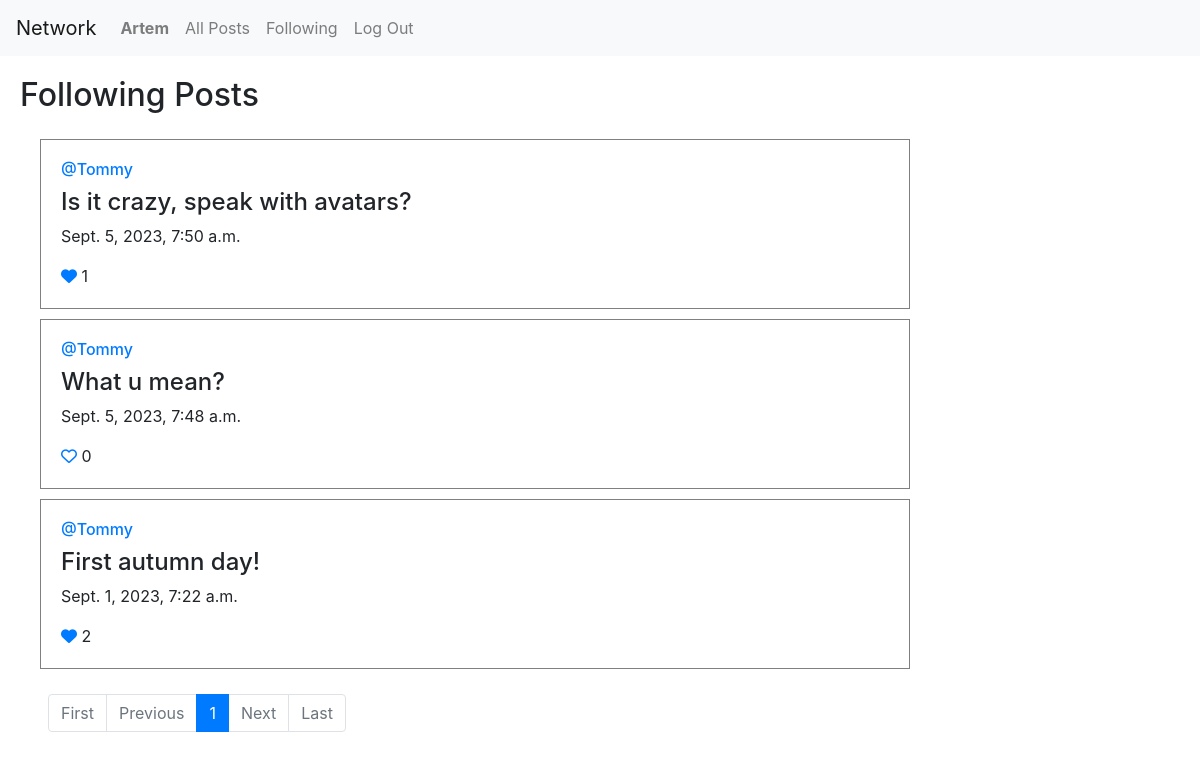
Page /following (signed in) on the committed database.
### network/models.py (models this page shows, shortened)
class User(AbstractUser):
    pass

class Post(models.Model):
    content = models.TextField(max_length=200)
    user = models.ForeignKey(User, on_delete=models.CASCADE, related_name='author')
    date = models.DateTimeField(auto_now_add=True)
    likes = models.ManyToManyField(User, related_name='post_likes', blank=True)
    def number_of_likes(self):
        return self.likes.count()

### network/views.py (the view)
# urls.py: path("following", views.following, name="following"),
def following(request):
    currentUser = User.objects.get(pk=request.user.id)
    following_users = Follow.objects.filter(user=currentUser)
    allPosts = Post.objects.all().order_by("id").reverse()
    following_posts = []
    for post in allPosts:
        for fuser in following_users:
            if fuser.user_follower == post.user:
                following_posts.append(post)
    paginator = Paginator(following_posts, posts_per_page)
    page_number = request.GET.get('page')
    page_posts = paginator.get_page(page_number)
    a_f_posts = len(following_posts)
    return render(request, "network/following.html", {
        "page_posts": page_posts,
        "a_f_posts": a_f_posts
        })

### network/templates/network/following.html (shortened to what this page needs)
{% extends "network/layout.html" %}
{% block body %}
    <h2>Following Posts</h2>
    <div class="all-posts">
        {% for post in page_posts %}
            <div class="my-post">
                <h6 class="username" ><a href="{% url 'profile' user_id=post.user.id %}">@{{ post.user }}</a></h6>
                <h4 class="my-content">{{ post.content }}</h4>
                <p class="date">{{ post.date }}</p>
                {% if user.is_authenticated %}
                    {% if user == post.user %}
                        <a href="" class="card-link {% if post.number_of_likes > 0 %} fas {%else%} far {% endif %} fa-heart"></a>
                        {{ post.number_of_likes }}
                    {% else %}
                        {% if user in post.likes.all %}
                            <a href="{% url 'like' post.id %}" class="card-link fas fa-heart"></a>
                        {% else %}
                            <a href="{% url 'like' post.id %}" class="card-link far fa-heart"></a>
                        {% endif %}
                        <a id="likes_counter">{{ post.number_of_likes }}</a>
                    {% endif %}
                {% endif %}
            </div>
        {% endfor %}
    </div>
    <nav aria-label="Page navigation example">
      <ul class="pagination mx-5">
        {% if page_posts.has_previous %}
            <li class="page-item"><a class="page-link" href="?page=1">First</a></li>
            <li class="page-item"><a class="page-link" href="?page={{ page_posts.previous_page_number }}">Previous</a></li>
        {% else %}
            <li class="page-item disabled"><a class="page-link">First</a></li>
            <li class="page-item disabled"><a class="page-link">Previous</a></li>
        {% endif %}
        {% for pg in page_posts.paginator.page_range %}
        {% if pg == page_posts.number %}
        <li class="page-item active" aria-current="page">
            <span class="page-link" id="pg_num">
            {{ pg }}
            </span>
        </li>
        {% elif pg < page_posts.number|add:3 and pg > page_posts.number|add:-3 %}
        <li class="page-item">
            <a class="page-link pagination-green-inactive" href="{{GET_params.urlencode}}?page={{ pg }}">{{ pg }}</a>
        </li>
        {% endif %}
        {% endfor %}
        {% if page_posts.has_next %}
            <li class="page-item"><a class="page-link" href="?page={{ page_posts.next_page_number }}">Next</a></li>
            <li class="page-item"><a class="page-link" href="?page={{ page_posts.paginator.num_pages }}">Last</a></li>
        {% else %}
            <li class="page-item disabled"><a class="page-link">Next</a></li>
            <li class="page-item disabled"><a class="page-link">Last</a></li>
        {% endif %}
      </ul>
    </nav>
{% endblock %}

### network/templates/network/layout.html (shortened to what this page needs)
{% load static %}
<!DOCTYPE html>
<html lang="en">
    <head>
        <link rel="stylesheet" href="https://stackpath.bootstrapcdn.com/bootstrap/4.4.1/css/bootstrap.min.css">
        <link href="{% static 'network/styles.css' %}" rel="stylesheet">
    </head>
    <body>
        <nav class="navbar navbar-expand-lg navbar-light bg-light">
            <a class="navbar-brand" href="{% url 'index' %}">Network</a>
            <div>
              <ul class="navbar-nav mr-auto">
                {% if user.is_authenticated %}
                    <li class="nav-item">
                        <a class="nav-link" href="{% url 'profile' user_id=user.id %}"><strong>{{ user.username }}</strong></a>
                    </li>
                {% endif %}
                <li class="nav-item">
                  <a class="nav-link" href="{% url 'index' %}">All Posts</a>
                </li>
                {% if user.is_authenticated %}
                    <li class="nav-item">
                        <a class="nav-link" href="{% url 'following' %}">Following</a>
                    </li>
                    <li class="nav-item">
                        <a class="nav-link" href="{% url 'logout' %}">Log Out</a>
                    </li>
                {% endif %}
              </ul>
            </div>
          </nav>
        <div class="body">
            {% block body %}
            {% endblock %}
        </div>
    </body>
</html>

### network/static/network/styles.css (style rules this page uses)
h2 { margin: 20px; }
.all-posts { display: flex; flex-direction: column; justify-content: flex-start; margin: 20px; }
.my-post { border: grey solid 1px; padding: 20px; margin: 5px 20px; width: 75%; }

### rows in the picture
User: username "Artem"
Post: user "Tommy", content "Is it crazy, speak with avatars?", date "Sept. 5, 2023, 7:50 a.m.", number_of_likes "1"
Post: user "Tommy", content "What u mean?", date "Sept. 5, 2023, 7:48 a.m.", number_of_likes "0"
Post: user "Tommy", content "First autumn day!", date "Sept. 1, 2023, 7:22 a.m.", number_of_likes "2"

### other values in the picture
{{ pg }} "1"
